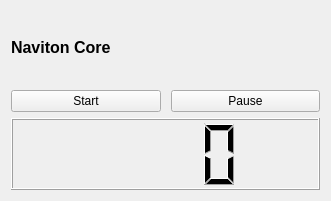
<?xml version="1.0" encoding="UTF-8"?>
<ui version="4.0">
 <class>CoreUI</class>
 <widget class="QWidget" name="CoreUI">
  <property name="windowModality">
   <enum>Qt::WindowModal</enum>
  </property>
  <property name="geometry">
   <rect>
    <x>0</x>
    <y>0</y>
    <width>331</width>
    <height>201</height>
   </rect>
  </property>
  <property name="sizePolicy">
   <sizepolicy hsizetype="Preferred" vsizetype="Preferred">
    <horstretch>0</horstretch>
    <verstretch>0</verstretch>
   </sizepolicy>
  </property>
  <property name="windowTitle">
   <string>TestWidget Window</string>
  </property>
  <layout class="QVBoxLayout" name="verticalLayout">
   <item>
    <layout class="QVBoxLayout" name="vertical_layout">
     <property name="spacing">
      <number>6</number>
     </property>
     <item>
      <widget class="QLabel" name="panel_name">
       <property name="font">
        <font>
         <pointsize>12</pointsize>
         <weight>75</weight>
         <bold>true</bold>
        </font>
       </property>
       <property name="text">
        <string>Naviton Core</string>
       </property>
      </widget>
     </item>
     <item>
      <layout class="QHBoxLayout" name="end_button_panel">
       <property name="spacing">
        <number>10</number>
       </property>
       <item>
        <layout class="QHBoxLayout" name="horizontalLayout_2">
         <item>
          <widget class="QPushButton" name="start_button">
           <property name="text">
            <string>Start</string>
           </property>
          </widget>
         </item>
         <item>
          <widget class="QPushButton" name="pause_button">
           <property name="text">
            <string>Pause</string>
           </property>
          </widget>
         </item>
        </layout>
       </item>
      </layout>
     </item>
     <item>
      <layout class="QHBoxLayout" name="horizontalLayout">
       <item>
        <widget class="QLCDNumber" name="wp_index">
         <property name="digitCount">
          <number>4</number>
         </property>
        </widget>
       </item>
      </layout>
     </item>
    </layout>
   </item>
  </layout>
 </widget>
 <resources/>
 <connections/>
</ui>
